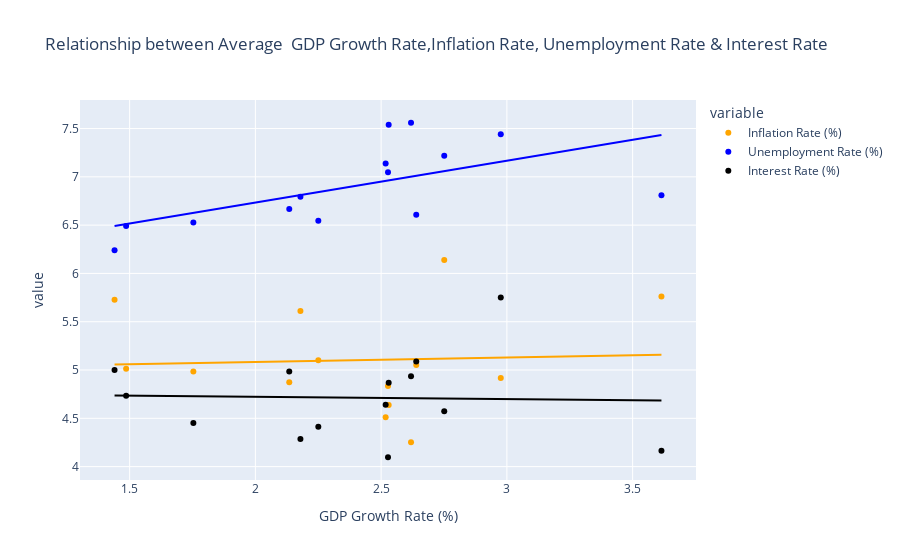

Here is the notebook cell this chart was saved with:
### Markdown cell above
# Relationship between Average  GDP Growth Rate,Inflation Rate, Unemployment Rate & Interest Rate

### Code cell
fig = px.scatter(yigui, 
              x='GDP Growth Rate (%)',
                y=['Inflation Rate (%)','Unemployment Rate (%)',"Interest Rate (%)"],
              title='Relationship between Average  GDP Growth Rate,Inflation Rate, Unemployment Rate & Interest Rate ',
              color_discrete_sequence=["orange","blue","black"],
                trendline="ols",
              height=600)
fig

### Figure 1 — Plotly figure (JSON) as saved in the notebook; plotly's stock layout.template omitted (floating-point values rounded to 4 significant figures)
{"data": [{"hovertemplate": "variable=Inflation Rate (%)<br>GDP Growth Rate (%)=%{x}<br>value=%{y}<extra></extra>", "legendgroup": "Inflation Rate (%)", "marker": {"color": "orange", "symbol": "circle"}, "mode": "markers", "name": "Inflation Rate (%)", "orientation": "v", "showlegend": true, "type": "scatter", "x": [2.751, 2.619, 1.486, 2.518, 1.753, 2.135, 1.44, 2.179, 2.25, 3.615, 2.64, 2.53, 2.527, 2.976], "xaxis": "x", "y": [6.138, 4.252, 5.014, 4.51, 4.985, 4.872, 5.728, 5.611, 5.101, 5.762, 5.051, 4.637, 4.834, 4.917], "yaxis": "y"}, {"hovertemplate": "<b>OLS trendline</b><br>value = 0.0454576 * GDP Growth Rate (%) + 4.99245<br>R<sup>2</sup>=0.002501<br><br>variable=Inflation Rate (%)<br>GDP Growth Rate (%)=%{x}<br>value=%{y} <b>(trend)</b><extra></extra>", "legendgroup": "Inflation Rate (%)", "marker": {"color": "orange", "symbol": "circle"}, "mode": "lines", "name": "Inflation Rate (%)", "showlegend": false, "type": "scatter", "x": [1.44, 1.486, 1.753, 2.135, 2.179, 2.25, 2.518, 2.527, 2.53, 2.619, 2.64, 2.751, 2.976, 3.615], "xaxis": "x", "y": [5.058, 5.06, 5.072, 5.089, 5.092, 5.095, 5.107, 5.107, 5.107, 5.111, 5.112, 5.117, 5.128, 5.157], "yaxis": "y"}, {"hovertemplate": "variable=Unemployment Rate (%)<br>GDP Growth Rate (%)=%{x}<br>value=%{y}<extra></extra>", "legendgroup": "Unemployment Rate (%)", "marker": {"color": "blue", "symbol": "circle"}, "mode": "markers", "name": "Unemployment Rate (%)", "orientation": "v", "showlegend": true, "type": "scatter", "x": [2.751, 2.619, 1.486, 2.518, 1.753, 2.135, 1.44, 2.179, 2.25, 3.615, 2.64, 2.53, 2.527, 2.976], "xaxis": "x", "y": [7.219, 7.56, 6.492, 7.138, 6.527, 6.668, 6.241, 6.793, 6.545, 6.809, 6.608, 7.54, 7.046, 7.44], "yaxis": "y"}, {"hovertemplate": "<b>OLS trendline</b><br>value = 0.432553 * GDP Growth Rate (%) + 5.8693<br>R<sup>2</sup>=0.351308<br><br>variable=Unemployment Rate (%)<br>GDP Growth Rate (%)=%{x}<br>value=%{y} <b>(trend)</b><extra></extra>", "legendgroup": "Unemployment Rate (%)", "marker": {"color": "blue", "symbol": "circle"}, "mode": "lines", "name": "Unemployment Rate (%)", "showlegend": false, "type": "scatter", "x": [1.44, 1.486, 1.753, 2.135, 2.179, 2.25, 2.518, 2.527, 2.53, 2.619, 2.64, 2.751, 2.976, 3.615], "xaxis": "x", "y": [6.492, 6.512, 6.628, 6.793, 6.812, 6.843, 6.958, 6.962, 6.964, 7.002, 7.011, 7.059, 7.156, 7.433], "yaxis": "y"}, {"hovertemplate": "variable=Interest Rate (%)<br>GDP Growth Rate (%)=%{x}<br>value=%{y}<extra></extra>", "legendgroup": "Interest Rate (%)", "marker": {"color": "black", "symbol": "circle"}, "mode": "markers", "name": "Interest Rate (%)", "orientation": "v", "showlegend": true, "type": "scatter", "x": [2.751, 2.619, 1.486, 2.518, 1.753, 2.135, 1.44, 2.179, 2.25, 3.615, 2.64, 2.53, 2.527, 2.976], "xaxis": "x", "y": [4.574, 4.937, 4.733, 4.639, 4.452, 4.985, 4.999, 4.287, 4.412, 4.164, 5.088, 4.868, 4.097, 5.749], "yaxis": "y"}, {"hovertemplate": "<b>OLS trendline</b><br>value = -0.0237357 * GDP Growth Rate (%) + 4.76978<br>R<sup>2</sup>=0.000994<br><br>variable=Interest Rate (%)<br>GDP Growth Rate (%)=%{x}<br>value=%{y} <b>(trend)</b><extra></extra>", "legendgroup": "Interest Rate (%)", "marker": {"color": "black", "symbol": "circle"}, "mode": "lines", "name": "Interest Rate (%)", "showlegend": false, "type": "scatter", "x": [1.44, 1.486, 1.753, 2.135, 2.179, 2.25, 2.518, 2.527, 2.53, 2.619, 2.64, 2.751, 2.976, 3.615], "xaxis": "x", "y": [4.736, 4.735, 4.728, 4.719, 4.718, 4.716, 4.71, 4.71, 4.71, 4.708, 4.707, 4.704, 4.699, 4.684], "yaxis": "y"}], "layout": {"autosize": true, "legend": {"title": {"text": "variable"}, "tracegroupgap": 0}, "title": {"text": "Relationship between Average  GDP Growth Rate,Inflation Rate, Unemployment Rate & Interest Rate "}, "xaxis": {"anchor": "y", "autorange": true, "domain": [0, 1], "range": [1.306, 3.748], "title": {"text": "GDP Growth Rate (%)"}, "type": "linear"}, "yaxis": {"anchor": "x", "autorange": true, "domain": [0, 1], "range": [3.865, 7.791], "title": {"text": "value"}, "type": "linear"}}}
